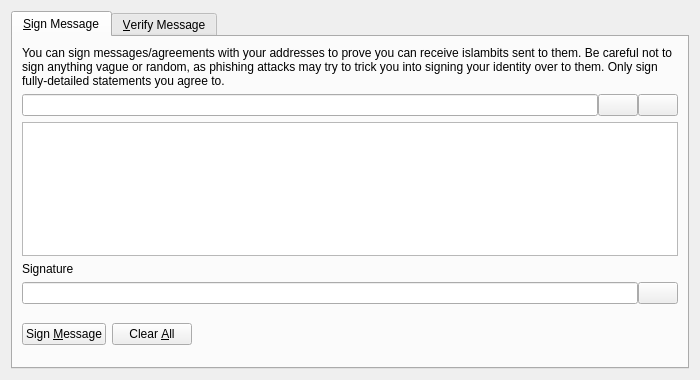
<?xml version="1.0" encoding="UTF-8"?>
<ui version="4.0">
 <class>SignVerifyMessageDialog</class>
 <widget class="QDialog" name="SignVerifyMessageDialog">
  <property name="geometry">
   <rect>
    <x>0</x>
    <y>0</y>
    <width>700</width>
    <height>380</height>
   </rect>
  </property>
  <property name="windowTitle">
   <string>Signatures - Sign / Verify a Message</string>
  </property>
  <property name="modal">
   <bool>true</bool>
  </property>
  <layout class="QVBoxLayout" name="verticalLayout">
   <item>
    <widget class="QTabWidget" name="tabWidget">
     <property name="currentIndex">
      <number>0</number>
     </property>
     <widget class="QWidget" name="tabSignMessage">
      <attribute name="title">
       <string>&amp;Sign Message</string>
      </attribute>
      <layout class="QVBoxLayout" name="verticalLayout_SM">
       <item>
        <widget class="QLabel" name="infoLabel_SM">
         <property name="text">
          <string>You can sign messages/agreements with your addresses to prove you can receive islambits sent to them. Be careful not to sign anything vague or random, as phishing attacks may try to trick you into signing your identity over to them. Only sign fully-detailed statements you agree to.</string>
         </property>
         <property name="textFormat">
          <enum>Qt::PlainText</enum>
         </property>
         <property name="wordWrap">
          <bool>true</bool>
         </property>
        </widget>
       </item>
       <item>
        <layout class="QHBoxLayout" name="horizontalLayout_1_SM">
         <property name="spacing">
          <number>0</number>
         </property>
         <item>
          <widget class="QValidatedLineEdit" name="addressIn_SM">
           <property name="toolTip">
            <string>The Islambit address to sign the message with</string>
           </property>
          </widget>
         </item>
         <item>
          <widget class="QPushButton" name="addressBookButton_SM">
           <property name="toolTip">
            <string>Choose previously used address</string>
           </property>
           <property name="text">
            <string/>
           </property>
           <property name="icon">
            <iconset resource="../islambit.qrc">
             <normaloff>:/icons/address-book</normaloff>:/icons/address-book</iconset>
           </property>
           <property name="shortcut">
            <string>Alt+A</string>
           </property>
           <property name="autoDefault">
            <bool>false</bool>
           </property>
          </widget>
         </item>
         <item>
          <widget class="QPushButton" name="pasteButton_SM">
           <property name="toolTip">
            <string>Paste address from clipboard</string>
           </property>
           <property name="text">
            <string/>
           </property>
           <property name="icon">
            <iconset resource="../islambit.qrc">
             <normaloff>:/icons/editpaste</normaloff>:/icons/editpaste</iconset>
           </property>
           <property name="shortcut">
            <string>Alt+P</string>
           </property>
           <property name="autoDefault">
            <bool>false</bool>
           </property>
          </widget>
         </item>
        </layout>
       </item>
       <item>
        <widget class="QPlainTextEdit" name="messageIn_SM">
         <property name="toolTip">
          <string>Enter the message you want to sign here</string>
         </property>
        </widget>
       </item>
       <item>
        <widget class="QLabel" name="signatureLabel_SM">
         <property name="text">
          <string>Signature</string>
         </property>
         <property name="textFormat">
          <enum>Qt::PlainText</enum>
         </property>
        </widget>
       </item>
       <item>
        <layout class="QHBoxLayout" name="horizontalLayout_2_SM">
         <property name="spacing">
          <number>0</number>
         </property>
         <item>
          <widget class="QLineEdit" name="signatureOut_SM">
           <property name="font">
            <font>
             <italic>true</italic>
            </font>
           </property>
           <property name="readOnly">
            <bool>true</bool>
           </property>
          </widget>
         </item>
         <item>
          <widget class="QPushButton" name="copySignatureButton_SM">
           <property name="toolTip">
            <string>Copy the current signature to the system clipboard</string>
           </property>
           <property name="text">
            <string/>
           </property>
           <property name="icon">
            <iconset resource="../islambit.qrc">
             <normaloff>:/icons/editcopy</normaloff>:/icons/editcopy</iconset>
           </property>
           <property name="autoDefault">
            <bool>false</bool>
           </property>
          </widget>
         </item>
        </layout>
       </item>
       <item>
        <layout class="QHBoxLayout" name="horizontalLayout_3_SM">
         <item>
          <widget class="QPushButton" name="signMessageButton_SM">
           <property name="toolTip">
            <string>Sign the message to prove you own this Islambit address</string>
           </property>
           <property name="text">
            <string>Sign &amp;Message</string>
           </property>
           <property name="icon">
            <iconset resource="../islambit.qrc">
             <normaloff>:/icons/edit</normaloff>:/icons/edit</iconset>
           </property>
           <property name="autoDefault">
            <bool>false</bool>
           </property>
          </widget>
         </item>
         <item>
          <widget class="QPushButton" name="clearButton_SM">
           <property name="toolTip">
            <string>Reset all sign message fields</string>
           </property>
           <property name="text">
            <string>Clear &amp;All</string>
           </property>
           <property name="icon">
            <iconset resource="../islambit.qrc">
             <normaloff>:/icons/remove</normaloff>:/icons/remove</iconset>
           </property>
           <property name="autoDefault">
            <bool>false</bool>
           </property>
          </widget>
         </item>
         <item>
          <spacer name="horizontalSpacer_1_SM">
           <property name="orientation">
            <enum>Qt::Horizontal</enum>
           </property>
           <property name="sizeHint" stdset="0">
            <size>
             <width>40</width>
             <height>48</height>
            </size>
           </property>
          </spacer>
         </item>
         <item>
          <widget class="QLabel" name="statusLabel_SM">
           <property name="font">
            <font>
             <weight>75</weight>
             <bold>true</bold>
            </font>
           </property>
           <property name="text">
            <string/>
           </property>
           <property name="wordWrap">
            <bool>true</bool>
           </property>
          </widget>
         </item>
         <item>
          <spacer name="horizontalSpacer_2_SM">
           <property name="orientation">
            <enum>Qt::Horizontal</enum>
           </property>
           <property name="sizeHint" stdset="0">
            <size>
             <width>40</width>
             <height>48</height>
            </size>
           </property>
          </spacer>
         </item>
        </layout>
       </item>
      </layout>
     </widget>
     <widget class="QWidget" name="tabVerifyMessage">
      <attribute name="title">
       <string>&amp;Verify Message</string>
      </attribute>
      <layout class="QVBoxLayout" name="verticalLayout_VM">
       <item>
        <widget class="QLabel" name="infoLabel_VM">
         <property name="text">
          <string>Enter the receiver's address, message (ensure you copy line breaks, spaces, tabs, etc. exactly) and signature below to verify the message. Be careful not to read more into the signature than what is in the signed message itself, to avoid being tricked by a man-in-the-middle attack. Note that this only proves the signing party receives with the address, it cannot prove sendership of any transaction!</string>
         </property>
         <property name="textFormat">
          <enum>Qt::PlainText</enum>
         </property>
         <property name="alignment">
          <set>Qt::AlignLeading|Qt::AlignLeft|Qt::AlignTop</set>
         </property>
         <property name="wordWrap">
          <bool>true</bool>
         </property>
        </widget>
       </item>
       <item>
        <layout class="QHBoxLayout" name="horizontalLayout_1_VM">
         <property name="spacing">
          <number>0</number>
         </property>
         <item>
          <widget class="QValidatedLineEdit" name="addressIn_VM">
           <property name="toolTip">
            <string>The Islambit address the message was signed with</string>
           </property>
          </widget>
         </item>
         <item>
          <widget class="QPushButton" name="addressBookButton_VM">
           <property name="toolTip">
            <string>Choose previously used address</string>
           </property>
           <property name="text">
            <string/>
           </property>
           <property name="icon">
            <iconset resource="../islambit.qrc">
             <normaloff>:/icons/address-book</normaloff>:/icons/address-book</iconset>
           </property>
           <property name="shortcut">
            <string>Alt+A</string>
           </property>
           <property name="autoDefault">
            <bool>false</bool>
           </property>
          </widget>
         </item>
        </layout>
       </item>
       <item>
        <widget class="QPlainTextEdit" name="messageIn_VM"/>
       </item>
       <item>
        <widget class="QValidatedLineEdit" name="signatureIn_VM"/>
       </item>
       <item>
        <layout class="QHBoxLayout" name="horizontalLayout_2_VM">
         <item>
          <widget class="QPushButton" name="verifyMessageButton_VM">
           <property name="toolTip">
            <string>Verify the message to ensure it was signed with the specified Islambit address</string>
           </property>
           <property name="text">
            <string>Verify &amp;Message</string>
           </property>
           <property name="icon">
            <iconset resource="../islambit.qrc">
             <normaloff>:/icons/transaction_0</normaloff>:/icons/transaction_0</iconset>
           </property>
           <property name="autoDefault">
            <bool>false</bool>
           </property>
          </widget>
         </item>
         <item>
          <widget class="QPushButton" name="clearButton_VM">
           <property name="toolTip">
            <string>Reset all verify message fields</string>
           </property>
           <property name="text">
            <string>Clear &amp;All</string>
           </property>
           <property name="icon">
            <iconset resource="../islambit.qrc">
             <normaloff>:/icons/remove</normaloff>:/icons/remove</iconset>
           </property>
           <property name="autoDefault">
            <bool>false</bool>
           </property>
          </widget>
         </item>
         <item>
          <spacer name="horizontalSpacer_1_VM">
           <property name="orientation">
            <enum>Qt::Horizontal</enum>
           </property>
           <property name="sizeHint" stdset="0">
            <size>
             <width>40</width>
             <height>48</height>
            </size>
           </property>
          </spacer>
         </item>
         <item>
          <widget class="QLabel" name="statusLabel_VM">
           <property name="font">
            <font>
             <weight>75</weight>
             <bold>true</bold>
            </font>
           </property>
           <property name="text">
            <string/>
           </property>
           <property name="wordWrap">
            <bool>true</bool>
           </property>
          </widget>
         </item>
         <item>
          <spacer name="horizontalSpacer_2_VM">
           <property name="orientation">
            <enum>Qt::Horizontal</enum>
           </property>
           <property name="sizeHint" stdset="0">
            <size>
             <width>40</width>
             <height>48</height>
            </size>
           </property>
          </spacer>
         </item>
        </layout>
       </item>
      </layout>
     </widget>
    </widget>
   </item>
  </layout>
 </widget>
 <customwidgets>
  <customwidget>
   <class>QValidatedLineEdit</class>
   <extends>QLineEdit</extends>
   <header>qvalidatedlineedit.h</header>
  </customwidget>
 </customwidgets>
 <resources>
  <include location="../islambit.qrc"/>
 </resources>
 <connections/>
</ui>
